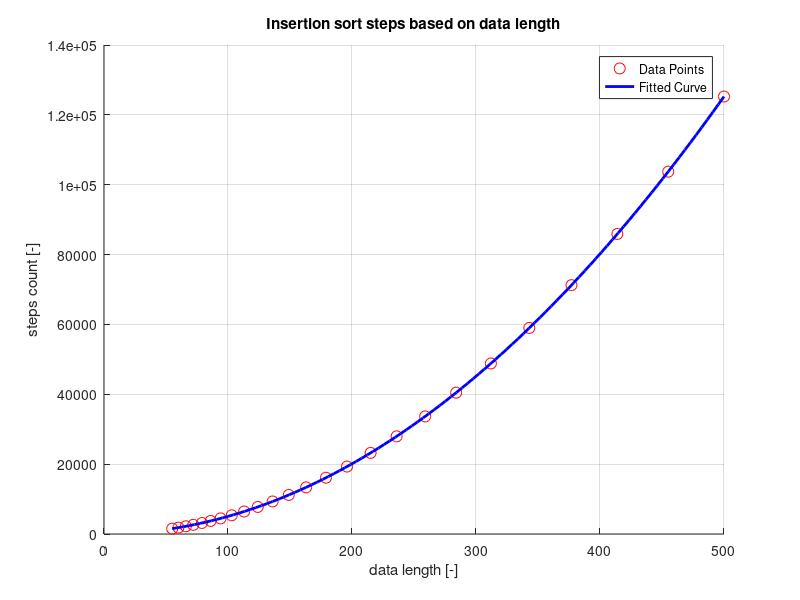
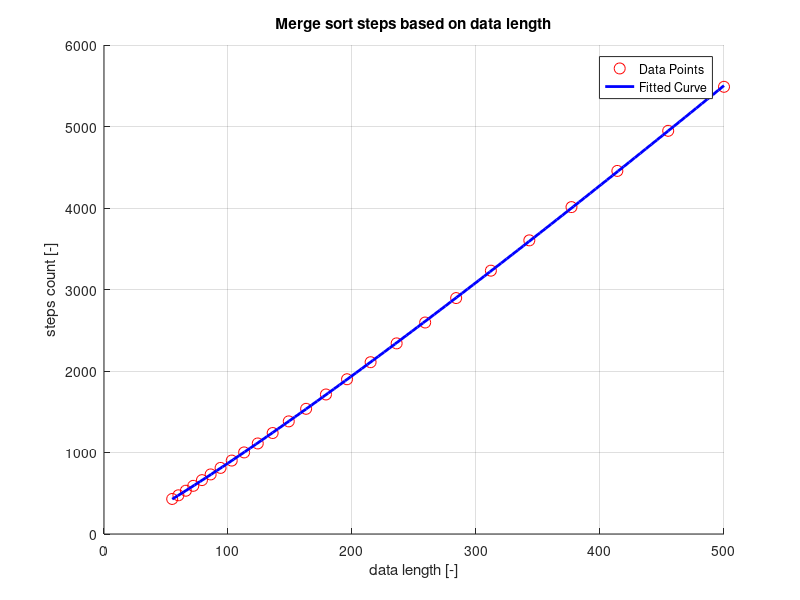
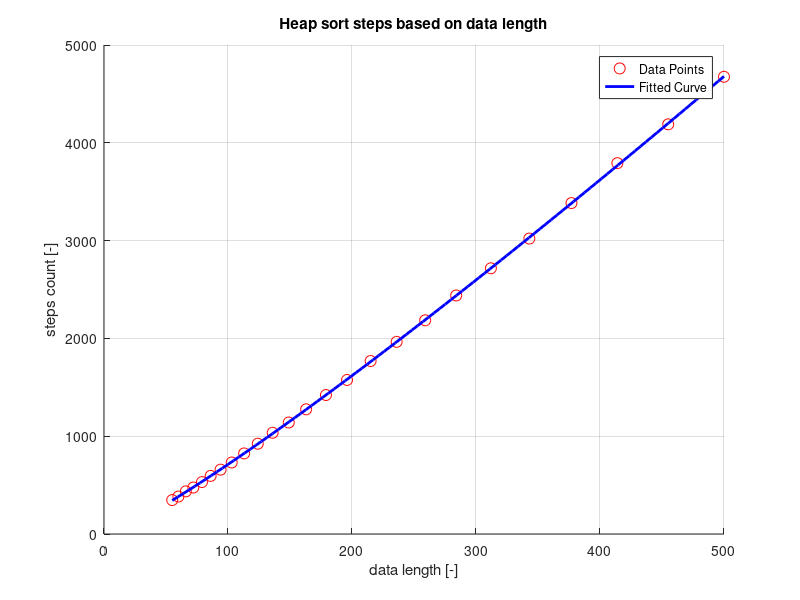
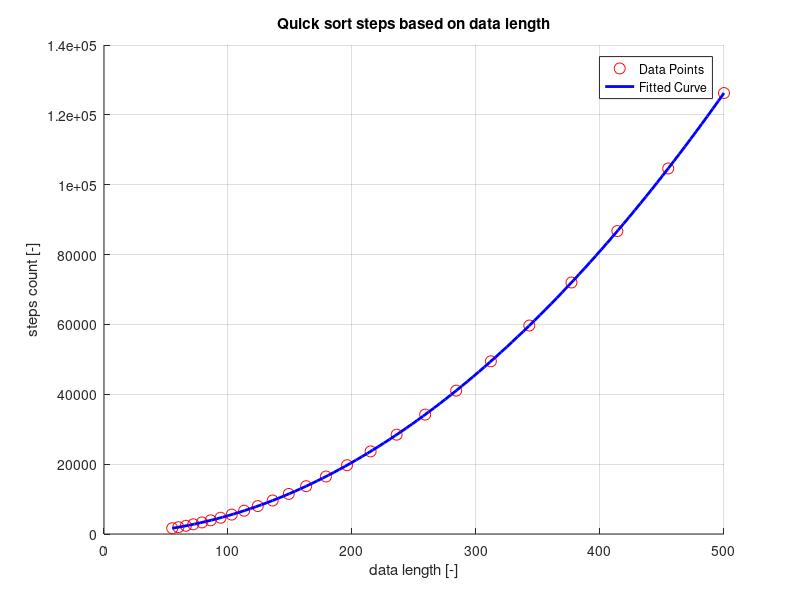

Recreate these plots in MATLAB, in order.
clear
close all

is_count = [1539   1829   2210   2627   3159   3740   4464   5355   6440   7749 9315  11174  13365  16109  19305  23219  27965  33669  40469  48827 58995  71252  85904 103739 125249];

ms_count = [430  475  531  591  661  731  811  901 1001 1111 1239 1382 1536 1712 1899 2108 2339 2595 2895 3231 3603 4011 4455 4947 5487];

hs_count = [347  383  436  475  531  594  658  731  824  923 1035 1140 1275 1421 1575 1769 1965 2185 2439 2717 3021 3384 3792 4189 4675];

qs_count = [1649   1949   2342   2771   3317   3912   4652   5561   6666   7997 9587  11472  13691  16467  19697  23649  28437  34187  41037  49451 59681  72006  86732 104649 126249];

init_datalen = 50;
scale_coef = 1.1;
datalens = zeros(1, length(is_count));
datalens(1) = init_datalen;
datalens(1) = floor(datalens(1)*scale_coef);

if (length(is_count) == length(ms_count)) && ...
   (length(ms_count) == length(hs_count)) && ...
   (length(hs_count) == length(qs_count))

    for i = 2:25
        datalens(i) = floor(datalens(i-1)*scale_coef);

    end
else
    error('Data does not have the same length')
end

%--------------------- Insertion sort -------------------------------------

% Ensure x_data and y_data are column vectors
datalens = datalens(:);
is_count = is_count(:);

% Construct the design matrix for the quadratic function
% Each row is [x^2, x, 1]
A = [datalens.^2, datalens, ones(size(datalens))];

% Solve the equation A * coeffs = y to get the coefficients
coeffs = A \ is_count;

% Extract coefficients a, b, c
a = coeffs(1);
b = coeffs(2);
c = coeffs(3);

% Display the results
fprintf('The quadratic function is: y = %.4fx^2 + %.4fx + %.4f\n', a, b, c);

figure(1)
hold on
grid on

% Plot the data points and the fitted curve
x_fit = linspace(min(datalens), max(datalens), 100);  % Generate smooth x values for plotting
y_fit = a * x_fit.^2 + b * x_fit + c;            % Compute the corresponding y values

plot(datalens, is_count, 'ro', 'MarkerSize', 8, 'DisplayName', 'Data Points'); % Original data points
plot(x_fit, y_fit, 'b-', 'LineWidth', 2, 'DisplayName', 'Fitted Curve');    % Fitted curve
xlabel('data length [-]');
ylabel('steps count [-]');
legend('Location', 'best');
title('Insertion sort steps based on data length');

%--------------------- Merge sort -----------------------------------------
ms_count = ms_count(:);

% Construct the design matrix for the a*n*log(n) + b*n + c function
% Each row is [x*log2(x), x, 1]
A = [datalens.*log2(datalens), datalens, ones(size(datalens))];

% Solve the equation A * coeffs = y to get the coefficients
coeffs = A \ ms_count;

% Extract coefficients a, b, c
a = coeffs(1);
b = coeffs(2);
c = coeffs(3);
fprintf('The quadratic function is: y = %.4fx^2 + %.4fx + %.4f\n', a, b, c);

figure(2)
hold on
grid on

% Plot the data points and the fitted curve
x_fit = linspace(min(datalens), max(datalens), 100);  % Generate smooth x values for plotting
y_fit = a * x_fit.*log2(x_fit) + b * x_fit + c;            % Compute the corresponding y values

plot(datalens, ms_count, 'ro', 'MarkerSize', 8, 'DisplayName', 'Data Points'); % Original data points
plot(x_fit, y_fit, 'b-', 'LineWidth', 2, 'DisplayName', 'Fitted Curve');    % Fitted curve
xlabel('data length [-]');
ylabel('steps count [-]');
legend('Location', 'best');
title('Merge sort steps based on data length');

%--------------------- Heap sort ------------------------------------------
hs_count = hs_count(:);

% Construct the design matrix for the a*n*log(n) + b*n + c function
% Each row is [x*log2(x), x, 1]
A = [datalens.*log2(datalens), datalens, ones(size(datalens))];

% Solve the equation A * coeffs = y to get the coefficients
coeffs = A \ hs_count;

% Extract coefficients a, b, c
a = coeffs(1);
b = coeffs(2);
c = coeffs(3);
fprintf('The quadratic function is: y = %.4fx^2 + %.4fx + %.4f\n', a, b, c);

figure(3)
hold on
grid on

% Plot the data points and the fitted curve
x_fit = linspace(min(datalens), max(datalens), 100);  % Generate smooth x values for plotting
y_fit = a * x_fit.*log2(x_fit) + b * x_fit + c;            % Compute the corresponding y values

plot(datalens, hs_count, 'ro', 'MarkerSize', 8, 'DisplayName', 'Data Points'); % Original data points
plot(x_fit, y_fit, 'b-', 'LineWidth', 2, 'DisplayName', 'Fitted Curve');    % Fitted curve
xlabel('data length [-]');
ylabel('steps count [-]');
legend('Location', 'best');
title('Heap sort steps based on data length');

%--------------------- Quick sort -----------------------------------------
qs_count = qs_count(:);

% Construct the design matrix for the quadratic function
% Each row is [x^2, x, 1]
A = [datalens.^2, datalens, ones(size(datalens))];

% Solve the equation A * coeffs = y to get the coefficients
coeffs = A \ qs_count;

% Extract coefficients a, b, c
a = coeffs(1);
b = coeffs(2);
c = coeffs(3);
fprintf('The quadratic function is: y = %.4fx^2 + %.4fx + %.4f\n', a, b, c);

figure(4)
hold on
grid on

% Plot the data points and the fitted curve
x_fit = linspace(min(datalens), max(datalens), 100);  % Generate smooth x values for plotting
y_fit = a * x_fit.^2 + b * x_fit + c;            % Compute the corresponding y values

plot(datalens, qs_count, 'ro', 'MarkerSize', 8, 'DisplayName', 'Data Points'); % Original data points
plot(x_fit, y_fit, 'b-', 'LineWidth', 2, 'DisplayName', 'Fitted Curve');    % Fitted curve
xlabel('data length [-]');
ylabel('steps count [-]');
legend('Location', 'best');
title('Quick sort steps based on data length');


% use in case of logaritmic axis
% set(gca, 'XScale', 'log')
% set(gca, 'YScale', 'log')
